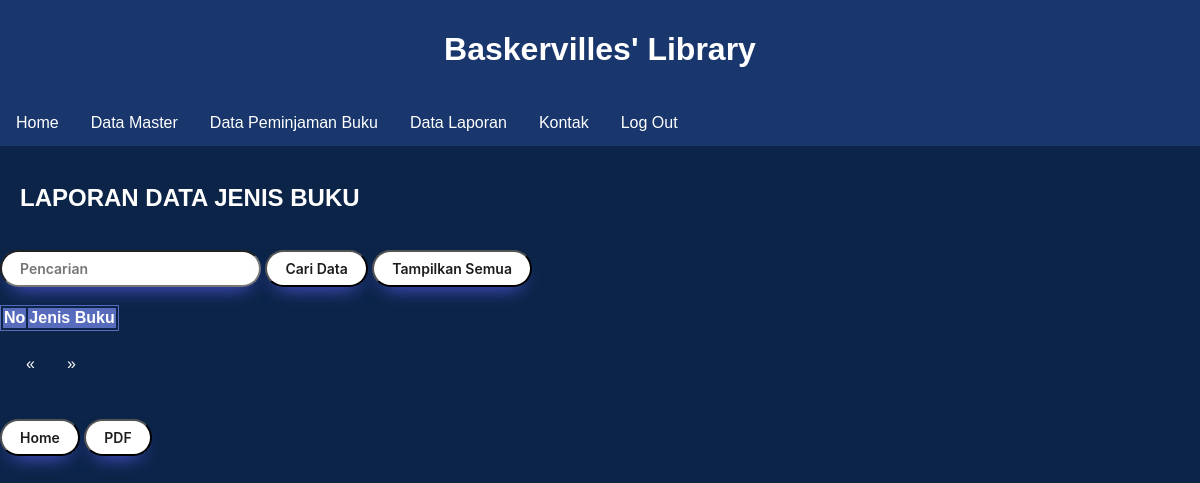
Page /lihat_jenis.php on the earlier database version.
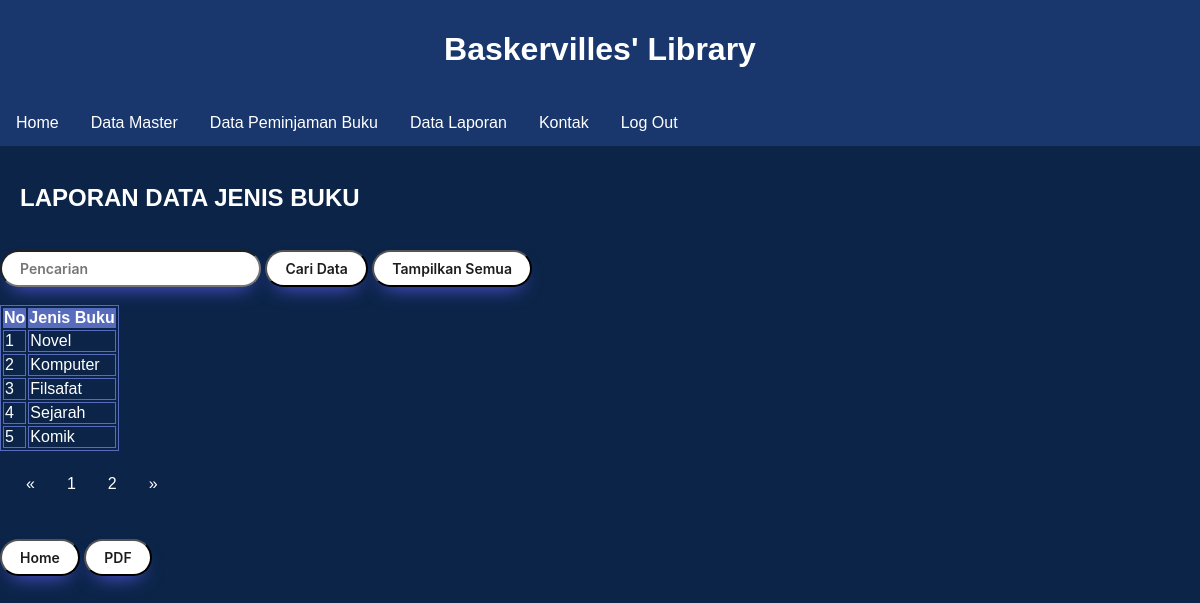
Same page on the later database version.
### tables this page shows
CREATE TABLE `jenis` (
  `No` int(15) NOT NULL AUTO_INCREMENT,
  `Jenis` varchar(15) NOT NULL,
  PRIMARY KEY (`No`,`Jenis`)
);

### lihat_jenis.php (the view, shortened to what this page needs)
<!DOCTYPE html>
<html>
	<head>
	</head>
<body>
<header>
	<h1>Baskervilles' Library</h1>
</header>
	<nav class="header">
		<div class="menu-dropmenu">
			<ul>
				<li><a href="home.php">Home</a></li>
				<li class="dropdown"><a href="#">Data Master</a>
				</li>
				<li class="dropdown"><a href="#">Data Peminjaman Buku</a>
				</li>
				<li class="dropdown"><a href="#">Data Laporan</a>
				</li>
				<li><a href="kontak.php">Kontak</a></li>
				<li><a href="log-out.php">Log Out</a></li>
			</ul>
		</div>
	</nav>
<br>
<?php
	require_once'koneksi.php';
	$no = 1;
?>
<?php
	$batas = 5;
	$halaman = isset($_GET['halaman'])?(int)$_GET['halaman'] : 1;
	$halaman_awal = ($halaman>1) ? ($halaman * $batas) - $batas : 0;
	$previous = $halaman - 1;
	$next = $halaman + 1;
	$data = mysqli_query($db,"select * from jenis");
	$jumlah_data = mysqli_num_rows($data);
	$total_halaman = ceil($jumlah_data / $batas);
	$data_buku = mysqli_query($db,"select * from jenis limit $halaman_awal, $batas");
?>
<h2><font color="white">LAPORAN DATA JENIS BUKU</h2>
<br>
	<form method="post">
		<input type="text" name="nt" placeholder="Pencarian">
		<input type="submit" name="submit" value="Cari Data">
		<input type="button" onclick="location.href='lihat_jenis.php';" value="Tampilkan Semua"
	<form>
<br/>
<br/>
	<div class = "container">
		<table class="table table-bordered">
			<thead class="thead-dark">
				<tr>
					<th>No</th>
					<th>Jenis Buku</th>
				</tr>
			</thead>
			<tbody>
			<?php
			if (ISSET($_POST['submit'])) {
				$cari = $_POST['nt'];
				$query2 = "SELECT * FROM jenis WHERE jenis LIKE '%$cari%'";
				$sql = mysqli_query($db, $query2);
				while ($r = mysqli_fetch_array($sql)) {
			?>
					<script language="JavaScript">
						alert('Data ditemukan!');
					</script>
					<tr>
						<td><?php echo $no++ ?></td>
						<td><?php echo $r['Jenis']; ?></td>
					</tr>
			<?php
				}
			} else {
				while ($d = mysqli_fetch_array($data_buku)) {
			?>
					<tr>
						<td><?php echo $d['No']; ?></td>
						<td><?php echo $d['Jenis']; ?></td>
					</tr>
			<?php
				}
			}
			?>
		</tbody>
	</table>
		<nav>
			<ul class="pagination justify-content-center">
					<a class="page-link" <?php if($halaman > 1){ echo "href='?halaman=$previous'"; } ?>>&laquo;</a>
				<?php
				for($x=1;$x<=$total_halaman;$x++){
					?>
					<a class="page-link" href="?halaman=<?php echo $x ?>"><?php echo $x; ?></a>
					<?php
				}
				?>
					<a  class="page-link" <?php if($halaman < $total_halaman) { echo "href='?halaman=$next'"; } ?>>&raquo</a>
			</ul>
		</nav>
</div>
	<br>
	<tr height="46">
			<td>
				<input type="button" onclick="location.href='home.php';" value="Home"
			</td>
			<td>
				<input type = "button" onclick="location.href='laporan-jenis.php';" value = "PDF"
			</td>
		</tr>
</body>
</html>

Differences in the rows shown:
added jenis: No "1", Jenis "Novel"
added jenis: No "2", Jenis "Komputer"
added jenis: No "3", Jenis "Filsafat"
added jenis: No "4", Jenis "Sejarah"
added jenis: No "5", Jenis "Komik"
Other differences:
new list line: "1"
new list line: "2"
